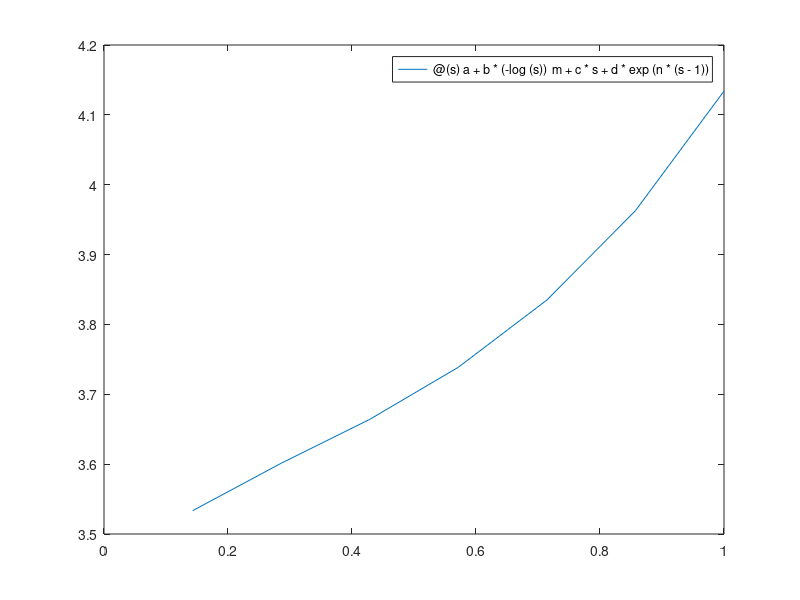

Here is the MATLAB script that generated this plot:
a = 3.5;
b = -.0334;
c = -.106;
d = .74;
m = 1.4;
n = 2;

Vb = @(s) a + b*(-log(s))^m + c*s + d*exp(n*(s-1));

fplot(Vb, [0 1]);